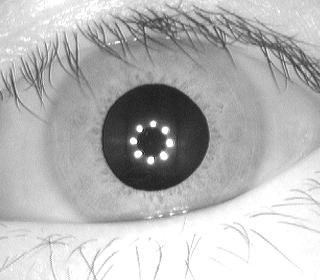
%> input picture image/S1001L07.jpg, 320 x 280 px
$ octave coarse_demo.m   (GNU Octave 9; MATLAB toolbox functions it lacks are replaced by stand-ins)
%> lines starting %> are read from the running program, lines starting %| are printed output that depends on the picture; in (x1, y1, x2, y2) boxes, pixels count from 0 and x2, y2 are one past the last pixel; in counts of white or black regions, pixels touching at a corner belong together; the program's own positions count from 1
clear;
clc;
imageData = imread('./image/S1001L07.jpg'); %read image
%> imageData is the input picture: size 280x320 uint8; min 11, max 255, mean 182.5
imageHist = imhist(imageData); % find image histogram
%> imageHist = 256 values, max 9054 at index 256, min 0 at index 1, mean 350
imshow(imageData);%show image after load image
%%%%%%%%%%%%%%%%%%%%%%%%%%%%%%%%%%%%%%%%%%%%%%%%%%%%%%%%%%%%%%%%%%%%%%%%%%%
%step 1 threshold 3 level
[rows, columns] = size(imageData);
%> rows = 280; columns = 320
%imageEmpty = zeros(rows,columns); %use this give me white image
%imageEmpty = imageData;
for i=1:rows
    for j=1:columns
        if(imageData(i,j)>150)
            imageData(i,j) = 115;
        elseif(imageData(i,j)<100)
            imageData(i,j) = 50;
        else
            imageData(i,j)= 85;
        end
    end
end
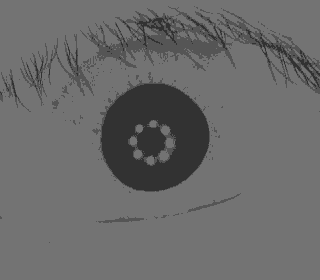
%> imageData: size 280x320 uint8; min 50, max 115, mean 105.7
imshow(imageData); % show image after threshold 3 level
%%%%%%%%%%%%%%%%%%%%%%%%%%%%%%%%%%%%%%%%%%%%%%%%%%%%%%%%%%%%%%%%%%%%%%%%%%%
%step 2 fill NIR
imageData = imcomplement(imageData);
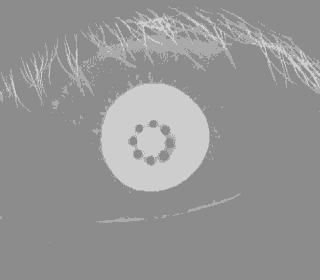
%> imageData: size 280x320 uint8; min 140, max 205, mean 149.3
imageData = imfill(imageData,'holes');
imshow(imageData);% show image after fill NIR
%%%%%%%%%%%%%%%%%%%%%%%%%%%%%%%%%%%%%%%%%%%%%%%%%%%%%%%%%%%%%%%%%%%%%%%%%%%
%step 3 normal threshold
level =graythresh(imageData); % histogram analysis
%> level = 0.606
imageData=im2bw(imageData, level);
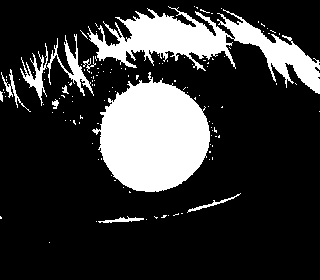
%> imageData: size 280x320 logical; 20.6% white; 127 white regions (116 under 20 px), largest, box (x1, y1, x2, y2) and area: (92, 72, 210, 192) 9576, (87, 6, 320, 94) 6879, (47, 34, 94, 96) 646
imshow(imageData);
%%%%%%%%%%%%%%%%%%%%%%%%%%%%%%%%%%%%%%%%%%%%%%%%%%%%%%%%%%%%%%%%%%%%%%%%%%%
%step 4 find xc, yc ,r
%output
%center is metrix of xc yc
%radius is radius of pupil
Rmin = 30; %Define the radius range.
Rmax = 65; %Define the radius range.
[center, radius] = imfindcircles(imageData,[Rmin Rmax],'ObjectPolarity','bright');
%> center = [154.1 137.7]; radius = 54.48
%Find all the bright circles in the image within the radius range.
%Find all the dark circles in the image within the radius range.
%imshow(imageData);
%h = viscircles(center,radius);
%Draw blue lines around the edges of the bright circles.

$ run again, with image/S1001L01.jpg copied over image/S1001L07.jpg
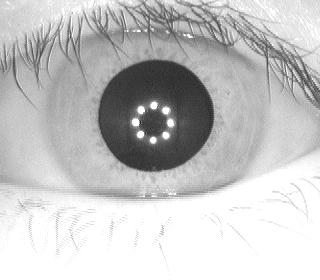
%> input picture image/S1001L01.jpg, 320 x 280 px
%> imageData is the input picture: size 280x320 uint8; min 34, max 255, mean 195.7
%> imageHist = 256 values, max 20394 at index 256, min 0 at index 1, mean 350
%> `imageData = imfill(imageData,'holes');`:
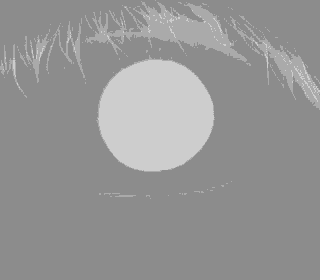
%> imageData: size 280x320 uint8; min 140, max 205, mean 149.8
%> level = 0.606
%> `imageData=im2bw(imageData, level);`:
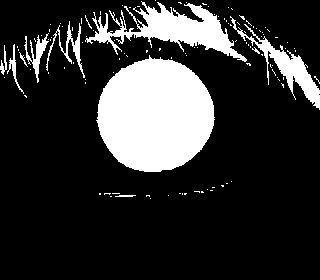
%> imageData: size 280x320 logical; 18.9% white; 113 white regions (103 under 20 px), largest, box (x1, y1, x2, y2) and area: (96, 55, 215, 172) 10413, (85, 1, 247, 62) 3528, (230, 16, 320, 110) 1554
%> center = [155.9 115.9]; radius = 57.32

$ run again, with image/S1005L01.jpg copied over image/S1001L07.jpg
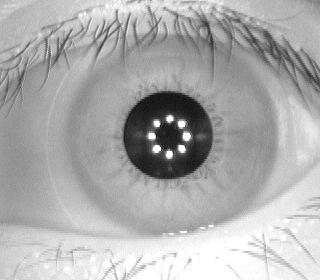
%> input picture image/S1005L01.jpg, 320 x 280 px
%> imageData is the input picture: size 280x320 uint8; min 0, max 255, mean 172.8
%> imageHist = 256 values, max 2659 at index 256, min 0 at index 2, mean 350
%> `imageData = imcomplement(imageData);`:
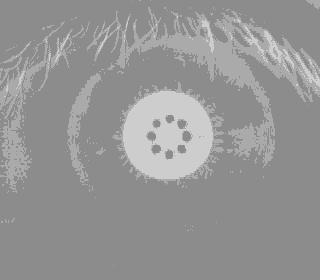
%> imageData: size 280x320 uint8; min 140, max 205, mean 149.1
%> level = 0.606
%> `imageData=im2bw(imageData, level);`:
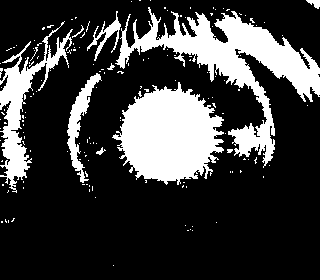
%> imageData: size 280x320 logical; 23.8% white; 155 white regions (145 under 20 px), largest, box (x1, y1, x2, y2) and area: (115, 7, 320, 168) 8554, (112, 82, 224, 185) 7553, (0, 21, 73, 193) 3073
%> center = [160.5 140.5]; radius = 41.8

$ run again, with image/L.jpg copied over image/S1001L07.jpg
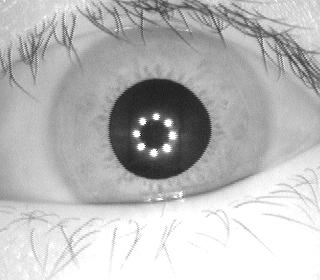
%> input picture image/L.jpg, 320 x 280 px
%> imageData is the input picture: size 280x320 uint8; min 12, max 255, mean 185.5
%> imageHist = 256 values, max 11784 at index 256, min 0 at index 1, mean 350
%> `imageData = imfill(imageData,'holes');`:
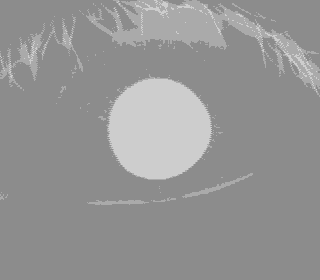
%> imageData: size 280x320 uint8; min 140, max 205, mean 149
%> level = 0.606
%> `imageData=im2bw(imageData, level);`:
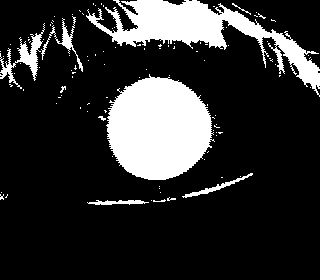
%> imageData: size 280x320 logical; 18.6% white; 105 white regions (95 under 20 px), largest, box (x1, y1, x2, y2) and area: (106, 74, 215, 180) 8451, (86, 0, 320, 97) 6286, (0, 23, 45, 89) 751
%> center = [159.1 129.2]; radius = 51.2
